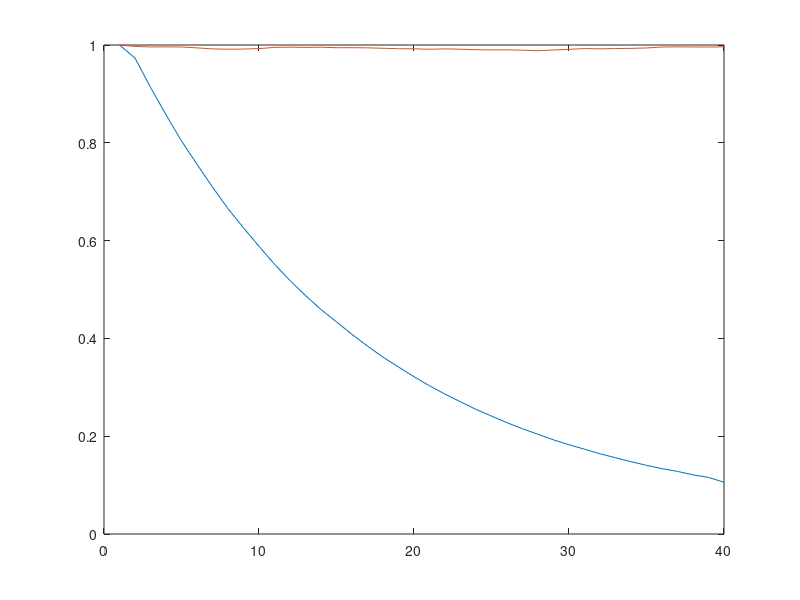

This figure's MATLAB source:
clc; clear; close all;
ch1 = [1	1	1	1	1	1	1	1	1	1
0.997226203	0.995685811	0.998440541	0.996199386	0.996802832	0.99674183	0.996795205	0.9961622	0.996104162	1.00057098
0.996060032	0.993584415	0.996503483	0.997733744	0.995244775	0.995087369	0.995166802	0.998314644	0.995188076	0.997488257
0.996117744	0.995512851	0.995973589	0.9939631	0.996529636	0.994828743	0.994624451	0.999395898	0.994888681	1.000086088
0.997665331	0.995490805	0.993136889	0.99417962	0.995142734	0.995552781	0.996362605	0.997930864	0.994347301	0.999730584
0.994364057	0.991473785	0.997101544	0.992800475	0.983304491	0.994065009	0.998072338	0.999642663	0.992410185	0.9979946
0.996673879	0.995069511	0.995101553	0.995138554	0.96394688	0.993335931	0.995594011	0.996730733	0.991497802	0.997523363
0.995790428	0.995194801	0.98996171	0.991073363	0.967573012	0.995249247	0.995788912	0.995217727	0.992053997	0.996105216
0.994483243	0.992770695	0.990526146	0.99104476	0.966461767	0.993709005	0.995406412	1.005309034	0.993194784	0.994524281
0.994475472	0.992473943	0.989893413	0.989099235	0.954413965	0.992915714	0.993612765	1.020282186	1.005292191	0.994125704
0.993590981	0.991638509	0.989852199	0.994963045	0.9545389	0.993115512	0.993307102	1.021705214	1.024417661	0.994562232
0.995588832	0.993308295	0.989659605	0.991433213	0.959727152	0.992019087	0.99302166	1.023552272	1.024299755	0.993726388
0.993057713	0.991699823	0.991159664	0.991423749	0.961076573	0.990948382	0.989887636	1.023449424	1.024568902	0.993282122
0.994413058	0.991687843	0.98825689	0.993205753	0.961183353	0.991786983	0.993016717	1.024285666	1.022992912	0.994203542
0.993095082	0.989258164	0.988039306	0.990607198	0.961091098	0.989864387	0.993722853	1.021399477	1.02532634	0.992128554
0.992825182	0.989991768	0.989664577	0.989753842	0.960116974	0.989643968	0.994291828	1.020391704	1.026260329	0.991873306
0.992687187	0.988785788	0.987616569	0.988144402	0.959647513	0.989470405	0.995056827	1.020207419	1.026548612	0.993685876
0.992934072	0.989555333	0.986875371	0.988526125	0.959611017	0.989922643	0.992531769	1.018476899	1.022963899	0.991836549
0.99154804	0.988785539	0.985809826	0.986438006	0.959338684	0.988982081	0.989838771	1.016747198	1.024396056	0.992550345
0.992528702	0.991074038	0.984405933	0.987438372	0.959414999	0.988804451	0.98786213	1.016937684	1.021388526	0.992662322
0.990245854	0.986981062	0.981774648	0.986305823	0.957708866	0.988259017	0.988316636	1.020950642	1.021984229	0.990572541
0.991141432	0.989084205	0.985481422	0.985191465	0.956511459	0.988603679	0.98925171	1.021350685	1.02300032	0.99080833
0.990870046	0.987976727	0.982198564	0.984314028	0.957005291	0.989461183	0.991696111	1.015225885	1.02205522	0.993331112
0.990519715	0.988246858	0.982394036	0.981805068	0.956946085	0.988082418	0.988804843	1.015786461	1.020878011	0.990385514
0.988986482	0.986830148	0.983332537	0.982968849	0.956791362	0.986205132	0.987029169	1.016158423	1.020561332	0.990446396
0.98925178	0.987788543	0.984243825	0.98523784	0.955088245	0.986589548	0.986518833	1.016768259	1.019053245	0.990874105
0.988939807	0.985052959	0.982375457	0.982952024	0.955431601	0.98737671	0.986165428	1.017302509	1.019973036	0.987930271
0.98743449	0.983412208	0.982733037	0.982946556	0.956317225	0.985533163	0.987180147	1.014192721	1.017456884	0.98592635
0.988852645	0.986987302	0.981122682	0.98299924	0.958161894	0.98772607	0.985059269	1.018607244	1.018416182	0.989513141
0.986721849	0.983629927	0.980590564	0.982907858	0.982710711	0.986859172	0.986261586	1.016306202	1.017862456	0.986600659
0.985650017	0.981570876	0.983728453	0.982333696	1.003892804	0.986458603	0.984548259	1.013828013	1.018677304	0.986593034
0.986423538	0.981679195	0.981044572	0.980716369	1.005048977	0.985417684	0.984196764	1.011532822	1.017362436	0.988100171
0.988082193	0.984710533	0.980060931	0.981562889	1.005312633	0.986000695	0.986458958	1.012288915	1.01654697	0.987008908
0.985112294	0.981200247	0.979822413	0.980855072	1.005147694	0.984484626	0.998519205	1.013056592	1.016575367	0.986158384
0.984399603	0.980959318	0.979388554	0.981085788	1.005270536	0.986057174	1.008358034	1.013432065	1.014143786	0.986171869
0.984469937	0.981131446	0.983095982	0.981218603	1.005490311	0.985910992	1.026536698	1.010346614	1.014412316	0.986189166
0.983641871	0.978445696	0.982114435	0.98250931	1.004565915	0.984898714	1.034140967	1.011773035	1.013181401	0.986607088
0.983194924	0.981782522	0.979711594	0.97846494	1.004867482	0.984268675	1.034939105	1.011300331	1.014575902	0.98663366
0.983836143	0.982068043	0.978424539	0.979239427	1.004844588	0.984155315	1.035101428	1.010757774	1.014103661	0.986022623
0.984326151	0.980825542	0.979238614	0.979591075	1.004753687	0.98298345	1.037382158	1.009700975	1.016043864	0.988036843
];
ch1= mean(ch1,2);

ch2 = [1	1	1	1	1	1	1
0.967704705	0.952370443	0.952793321	0.963989739	1.001058291	0.974659433	1.001218229
0.90260918	0.894276287	0.893271723	0.907215366	0.942987766	0.911563441	0.942268596
0.845231961	0.83415542	0.837511917	0.856098016	0.889082674	0.853948202	0.885518103
0.797165145	0.778650747	0.7812678	0.806726294	0.830876688	0.804367971	0.826323242
0.744074731	0.730417959	0.73336359	0.761073651	0.785319392	0.755587676	0.782229676
0.697259949	0.684035326	0.687704271	0.716639989	0.73866994	0.709975447	0.732211086
0.659013623	0.636714741	0.642870415	0.675511188	0.693188841	0.666382861	0.683592668
0.613827003	0.599126785	0.602827893	0.637654703	0.65395589	0.62502376	0.650162562
0.576456586	0.559247285	0.56412865	0.601472838	0.619193159	0.586139712	0.611717149
0.544393149	0.522413368	0.527686483	0.565779157	0.578258477	0.552772058	0.570495123
0.507800746	0.490449444	0.493860817	0.533159559	0.545849384	0.516561064	0.540830453
0.476628676	0.460221651	0.464479243	0.503566705	0.515819329	0.485355615	0.507780054
0.451902269	0.42921407	0.435578935	0.475624802	0.485416755	0.457092508	0.478099563
0.432601348	0.404731691	0.408670702	0.447650353	0.458756297	0.429047204	0.454446932
0.409848313	0.378987674	0.384244946	0.422823955	0.43462727	0.402435451	0.424782261
0.386229674	0.355424855	0.360900515	0.399074521	0.407331838	0.380369872	0.400386036
0.362167927	0.334142547	0.337863729	0.376410927	0.385056936	0.356846982	0.379644499
0.341651038	0.313864398	0.319118736	0.355939725	0.365643652	0.336856487	0.357257561
0.322607737	0.293755448	0.299210176	0.336004047	0.344892689	0.318592587	0.336634682
0.303760228	0.27718129	0.281165759	0.317796247	0.325818059	0.297948677	0.318068553
0.287344655	0.260511496	0.264543818	0.300848849	0.308919274	0.279981784	0.300491247
0.271057892	0.244338266	0.24886004	0.283960626	0.292994116	0.265994773	0.285208009
0.25618289	0.230180712	0.233039193	0.267675976	0.277382212	0.250760336	0.268928037
0.240957524	0.217369395	0.220702952	0.253992017	0.26305719	0.235858546	0.25612081
0.228375343	0.204061515	0.207017341	0.239938222	0.249553401	0.223174402	0.241430865
0.215509779	0.192651608	0.194778572	0.226425868	0.237607417	0.209809124	0.229889331
0.204241462	0.182565868	0.184994868	0.214490498	0.22635567	0.199552511	0.21524685
0.193957256	0.170034097	0.173636389	0.203170536	0.214291157	0.188816727	0.203760689
0.183822469	0.161537358	0.16305159	0.192542908	0.205062862	0.177653255	0.19380127
0.173924692	0.154055814	0.154851798	0.18221115	0.195241925	0.169107397	0.184648731
0.166268214	0.145033086	0.145808267	0.172530304	0.184311899	0.160541739	0.173858701
0.15721028	0.13826512	0.137675487	0.163716356	0.176785336	0.150819737	0.167213815
0.149038561	0.131236	0.130176271	0.155804809	0.169004783	0.142123396	0.158140381
0.142556831	0.123191684	0.123395908	0.147366615	0.160123608	0.135688262	0.150696526
0.135080687	0.117505122	0.116600315	0.13996988	0.153426745	0.128540314	0.144130746
0.128717463	0.112734442	0.110752023	0.133401581	0.147762774	0.122853635	0.139930229
0.122859174	0.105550835	0.104123959	0.126342137	0.140430936	0.116268018	0.131568747
0.117227592	0.100846364	0.09911636	0.120785711	0.135359607	0.111405037	0.125841488
0.108983739	0.09079005	0.088887941	0.109243847	0.124412649	0.101984001	0.116388346
];
ch2 = mean(ch2,2);

plot(ch2);hold on;
plot(ch1);
save mito_map4.mat
